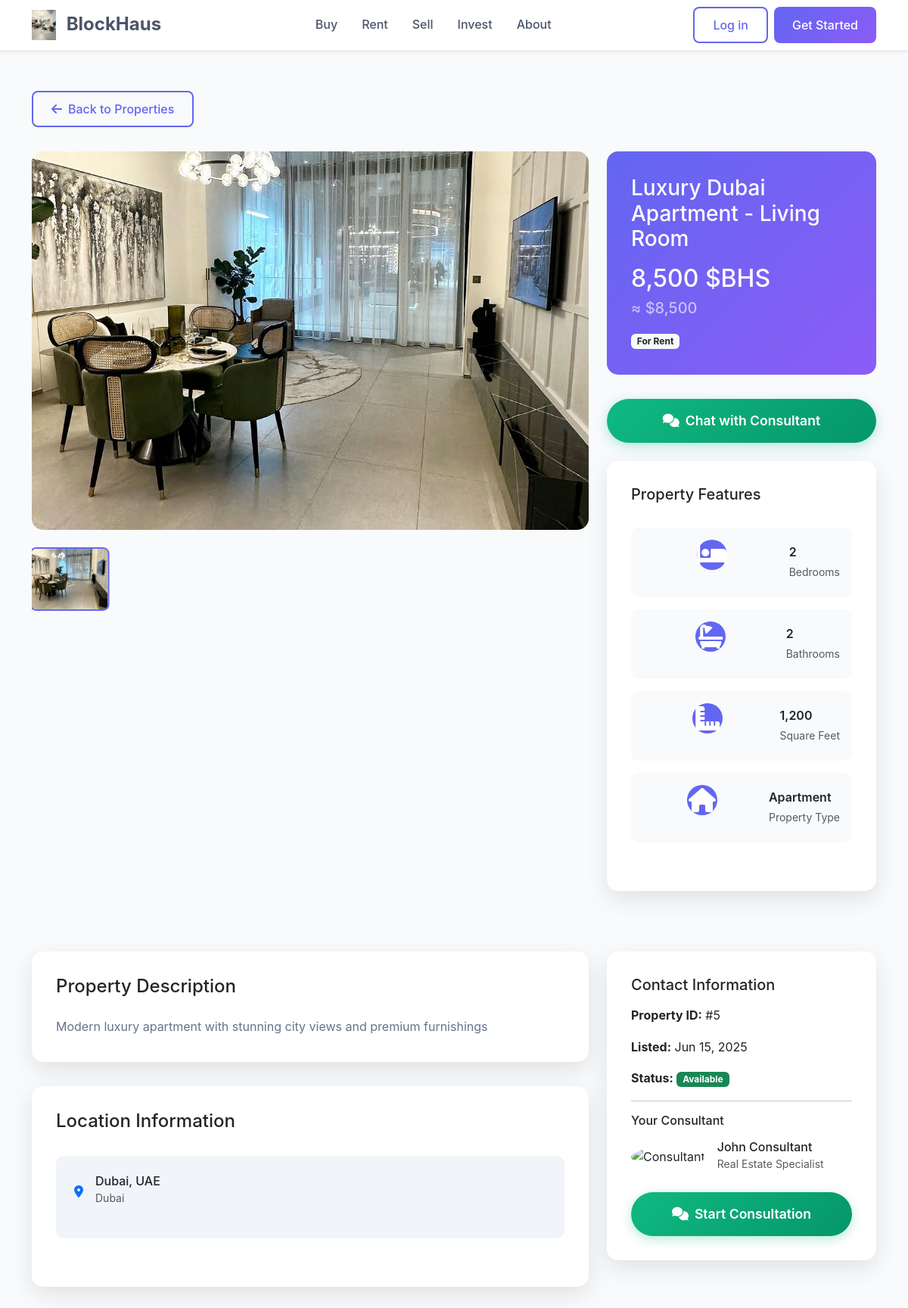
/property-details.php?id=5, run on the app's committed database.
### tables this page shows
CREATE TABLE IF NOT EXISTS properties (
    id INT AUTO_INCREMENT PRIMARY KEY,
    title VARCHAR(255) NOT NULL,
    description TEXT,
    location VARCHAR(255) NOT NULL,
    country ENUM('US', 'Dubai') NOT NULL,
    property_type ENUM('house', 'apartment', 'villa', 'condo') NOT NULL,
    bedrooms INT NOT NULL,
    bathrooms INT NOT NULL,
    square_feet INT NOT NULL,
    price_bhs DECIMAL(15, 2) NOT NULL,
    listing_type ENUM('buy', 'rent', 'sell', 'invest') NOT NULL,
    status ENUM('available', 'sold', 'rented', 'pending') DEFAULT 'available',
    featured BOOLEAN DEFAULT FALSE,
    images JSON,
    created_at TIMESTAMP DEFAULT CURRENT_TIMESTAMP,
    updated_at TIMESTAMP DEFAULT CURRENT_TIMESTAMP ON UPDATE CURRENT_TIMESTAMP
);

### property-details.php (the view, shortened to what this page needs)
<?php
$property_id = isset($_GET['id']) ? (int)$_GET['id'] : 0;
$database = new Database();
$conn = $database->getConnection();
$query = "SELECT * FROM properties WHERE id = :id AND status = 'available'";
$stmt = $conn->prepare($query);
$stmt->bindParam(':id', $property_id);
$stmt->execute();
$property = $stmt->fetch(PDO::FETCH_ASSOC);
$images = json_decode($property['images'], true) ?: [];
$crypto_price = number_format($property['price_bhs'], 0);
$usd_price = number_format($property['price_bhs'], 0);
$listing_types = [
    'buy' => 'For Sale',
    'rent' => 'For Rent',
    'sell' => 'Listed for Sale',
    'invest' => 'Investment Opportunity'
];
$listing_type = $listing_types[$property['listing_type']] ?? 'Available';
$status_classes = [
    'available' => 'bg-success',
    'sold' => 'bg-danger',
    'rented' => 'bg-warning',
    'pending' => 'bg-info'
];
$status_class = $status_classes[$property['status']] ?? 'bg-secondary';
?>
<!DOCTYPE html>
<html lang="en">
<head>
    <link href="https://cdn.jsdelivr.net/npm/bootstrap@5.3.0/dist/css/bootstrap.min.css" rel="stylesheet">
    <link href="https://cdnjs.cloudflare.com/ajax/libs/font-awesome/6.0.0/css/all.min.css" rel="stylesheet">
    <link href="styles.css" rel="stylesheet">
</head>
<body>
    <nav class="navbar navbar-expand-lg navbar-light bg-white fixed-top shadow-sm">
        <div class="container">
            <a class="navbar-brand fw-bold" href="index.html" style="color: #4a5568;">
                <img src="WhatsApp Image 2025-06-15 at 03.19.58_ae118555.jpg" alt="BlockHaus Logo" style="height: 40px; width: auto;" class="me-2">
                BlockHaus
            </a>
            <div class="collapse navbar-collapse" id="navbarNav">
                <ul class="navbar-nav mx-auto">
                    <li class="nav-item">
                        <a class="nav-link" href="index.html#buy">Buy</a>
                    </li>
                    <li class="nav-item">
                        <a class="nav-link" href="index.html#rent">Rent</a>
                    </li>
                    <li class="nav-item">
                        <a class="nav-link" href="index.html#sell">Sell</a>
                    </li>
                    <li class="nav-item">
                        <a class="nav-link" href="index.html#invest">Invest</a>
                    </li>
                    <li class="nav-item">
                        <a class="nav-link" href="index.html#about">About</a>
                    </li>
                </ul>
                <div class="d-flex gap-2">
                    <button class="btn btn-outline-primary" data-bs-toggle="modal" data-bs-target="#loginModal">Log in</button>
                    <button class="btn btn-primary" data-bs-toggle="modal" data-bs-target="#getStartedModal">Get Started</button>
                </div>
            </div>
        </div>
    </nav>
    <section class="property-details-section" style="padding-top: 120px; padding-bottom: 80px; background: #f8fafc;">
        <div class="container">
            <div class="back-btn">
                <button class="btn btn-outline-primary" onclick="history.back()">
                    <i class="fas fa-arrow-left me-2"></i>Back to Properties
                </button>
            </div>
            <div class="row">
                <div class="col-lg-8">
                    <div class="property-gallery">
                        <img id="mainImage" src="<?php echo htmlspecialchars($images[0]); ?>" alt="<?php echo htmlspecialchars($property['title']); ?>" class="main-image">
                        <div class="thumbnail-gallery">
                            <?php foreach ($images as $index => $image): ?>
                                <img src="<?php echo htmlspecialchars($image); ?>"
                                     alt="<?php echo htmlspecialchars($property['title']); ?> - Image <?php echo $index + 1; ?>"
                                     class="thumbnail <?php echo $index === 0 ? 'active' : ''; ?>"
                                     onclick="changeMainImage('<?php echo htmlspecialchars($image); ?>', this)">
                            <?php endforeach; ?>
                        </div>
                    </div>
                </div>
                <div class="col-lg-4">
                    <div class="price-section">
                        <h3 class="mb-3"><?php echo htmlspecialchars($property['title']); ?></h3>
                        <div class="price-info">
                            <div class="crypto-price mb-2">
                                <span class="h2"><?php echo $crypto_price; ?> $BHS</span>
                            </div>
                            <div class="usd-price">
                                <span class="h5 opacity-75">≈ $<?php echo $usd_price; ?></span>
                            </div>
                        </div>
                        <div class="mt-3">
                            <span class="badge bg-light text-dark"><?php echo $listing_type; ?></span>
                        </div>
                    </div>
                    <div class="text-center mb-4">
                        <button class="btn chat-consultant-btn w-100" onclick="chatWithConsultant()">
                            <i class="fas fa-comments me-2"></i>Chat with Consultant
                        </button>
                    </div>
                    <div class="property-info-card">
                        <h5 class="mb-3">Property Features</h5>
                        <div class="feature-grid">
                            <div class="feature-item">
                                <div class="feature-icon">
                                    <i class="fas fa-bed"></i>
                                </div>
                                <div>
                                    <div class="fw-semibold"><?php echo $property['bedrooms']; ?></div>
                                    <small class="text-muted">Bedrooms</small>
                                </div>
                            </div>
                            <div class="feature-item">
                                <div class="feature-icon">
                                    <i class="fas fa-bath"></i>
                                </div>
                                <div>
                                    <div class="fw-semibold"><?php echo $property['bathrooms']; ?></div>
                                    <small class="text-muted">Bathrooms</small>
                                </div>
                            </div>
                            <div class="feature-item">
                                <div class="feature-icon">
                                    <i class="fas fa-ruler-combined"></i>
                                </div>
                                <div>
                                    <div class="fw-semibold"><?php echo number_format($property['square_feet']); ?></div>
                                    <small class="text-muted">Square Feet</small>
                                </div>
                            </div>
                            <div class="feature-item">
                                <div class="feature-icon">
                                    <i class="fas fa-home"></i>
                                </div>
                                <div>
                                    <div class="fw-semibold"><?php echo ucfirst($property['property_type']); ?></div>
                                    <small class="text-muted">Property Type</small>
                                </div>
                            </div>
                        </div>
                    </div>
                </div>
            </div>
            <div class="row mt-5">
                <div class="col-lg-8">
                    <div class="property-info-card">
                        <h4 class="mb-4">Property Description</h4>
                        <div class="property-description">
                            <?php echo nl2br(htmlspecialchars($property['description'] ?: 'No description available.')); ?>
                        </div>
                    </div>
                    <div class="property-info-card">
                        <h4 class="mb-4">Location Information</h4>
                        <div class="location-info">
                            <div class="d-flex align-items-center mb-3">
                                <i class="fas fa-map-marker-alt text-primary me-3"></i>
                                <div>
                                    <h6 class="mb-0"><?php echo htmlspecialchars($property['location']); ?></h6>
                                    <small class="text-muted"><?php echo htmlspecialchars($property['country']); ?></small>
                                </div>
                            </div>
                        </div>
                    </div>
                </div>
                <div class="col-lg-4">
                    <div class="property-info-card">
                        <h5 class="mb-3">Contact Information</h5>
                        <div class="contact-info">
                            <div class="mb-3">
                                <strong>Property ID:</strong>
                                <span>#<?php echo $property['id']; ?></span>
                            </div>
                            <div class="mb-3">
                                <strong>Listed:</strong>
                                <span><?php echo date('M j, Y', strtotime($property['created_at'])); ?></span>
                            </div>
                            <div class="mb-3">
                                <strong>Status:</strong>
                                <span class="badge <?php echo $status_class; ?>"><?php echo ucfirst($property['status']); ?></span>
                            </div>
                        </div>
                        <hr>
                        <div class="consultant-info">
                            <h6 class="mb-3">Your Consultant</h6>
                            <div class="d-flex align-items-center">
                                <div class="consultant-avatar me-3">
                                    <img src="https://images.unsplash.com/photo-1507003211169-0a1dd7228f2d?ixlib=rb-4.0.3&auto=format&fit=crop&w=100&q=80"
                                         alt="Consultant" class="rounded-circle" width="50" height="50">
                                </div>
                                <div>
                                    <h6 class="mb-0">John Consultant</h6>
                                    <small class="text-muted">Real Estate Specialist</small>
                                </div>
                            </div>
                        </div>
                        <div class="mt-4">
                            <button class="btn chat-consultant-btn w-100" onclick="chatWithConsultant()">
                                <i class="fas fa-comments me-2"></i>Start Consultation
                            </button>
                        </div>
                    </div>
                </div>
            </div>
        </div>
    </section>
</body>
</html>

### styles.css (style rules this page uses)
:root { --primary-purple: #6366f1; --secondary-purple: #8b5cf6; --light-purple: #a855f7; --dark-purple: #4c1d95; --gradient-start: #8b5cf6; --gradient-end: #ec4899; --text-white-75: rgba(255, 255, 255, 0.75); --text-white-50: rgba(255, 255, 255, 0.5); }
body { font-family: 'Inter', -apple-system, BlinkMacSystemFont, 'Segoe UI', Roboto, sans-serif; line-height: 1.6; }
.btn-primary { background: linear-gradient(135deg, var(--primary-purple), var(--secondary-purple)); border: none; border-radius: 8px; font-weight: 500; padding: 12px 24px; transition: all 0.3s ease; }
.btn-outline-primary { border: 2px solid var(--primary-purple); color: var(--primary-purple); border-radius: 8px; font-weight: 500; padding: 10px 24px; transition: all 0.3s ease; }
.navbar { backdrop-filter: blur(10px); background: rgba(255, 255, 255, 0.95) !important; border-bottom: 1px solid rgba(0, 0, 0, 0.05); }
.navbar-brand { font-size: 1.5rem; font-weight: 700; }
.nav-link { font-weight: 500; color: #4a5568 !important; margin: 0 8px; transition: color 0.3s ease; }
.feature-icon { width: 80px; height: 80px; background: rgba(255, 255, 255, 0.2); border-radius: 50%; display: flex; align-items: center; justify-content: center; margin: 0 auto 20px; }
.feature-icon i { font-size: 2rem; color: white; }
.crypto-price { display: block; color: white; font-weight: 700; font-size: 1.1rem; }
.usd-price { display: block; color: rgba(255, 255, 255, 0.8); font-size: 0.85rem; margin-top: 2px; }

### property-details.php (style rules this page uses)
.property-gallery { position: relative; margin-bottom: 2rem; }
.main-image { width: 100%; height: 500px; object-fit: cover; border-radius: 15px; }
.thumbnail-gallery { display: flex; gap: 10px; margin-top: 15px; overflow-x: auto; padding: 10px 0; }
.thumbnail { width: 100px; height: 80px; object-fit: cover; border-radius: 8px; cursor: pointer; border: 2px solid transparent; transition: all 0.3s ease; }
.thumbnail:hover, .thumbnail.active { border-color: #6366f1; transform: scale(1.05); }
.property-info-card { background: white; border-radius: 15px; padding: 2rem; box-shadow: 0 10px 30px rgba(0, 0, 0, 0.1); margin-bottom: 2rem; }
.price-section { background: linear-gradient(135deg, #6366f1 0%, #8b5cf6 100%); color: white; padding: 2rem; border-radius: 15px; margin-bottom: 2rem; }
.feature-grid { display: grid; grid-template-columns: repeat(auto-fit, minmax(200px, 1fr)); gap: 1rem; margin: 2rem 0; }
.feature-item { display: flex; align-items: center; gap: 10px; padding: 1rem; background: #f8fafc; border-radius: 10px; }
.feature-icon { width: 40px; height: 40px; background: #6366f1; color: white; border-radius: 50%; display: flex; align-items: center; justify-content: center; }
.chat-consultant-btn { background: linear-gradient(135deg, #10b981 0%, #059669 100%); border: none; padding: 1rem 2rem; border-radius: 50px; color: white; font-weight: 600; font-size: 1.1rem; transition: all 0.3s ease; box-shadow: 0 4px 15px rgba(16, 185, 129, 0.3); }
.back-btn { margin-bottom: 2rem; }
.property-description { line-height: 1.8; color: #64748b; }
.location-info { background: #f1f5f9; padding: 1.5rem; border-radius: 10px; margin: 2rem 0; }

### data on the page
properties: title "Luxury Dubai Apartment - Living Room", price_bhs "8,500", listing_type "For Rent", bedrooms "2", bathrooms "2", square_feet "1,200", property_type "Apartment", description "Modern luxury apartment with stunning city views and premium furnishings", location "Dubai, UAE", country "Dubai", id "5", created_at "Jun 15, 2025", status "Available"
